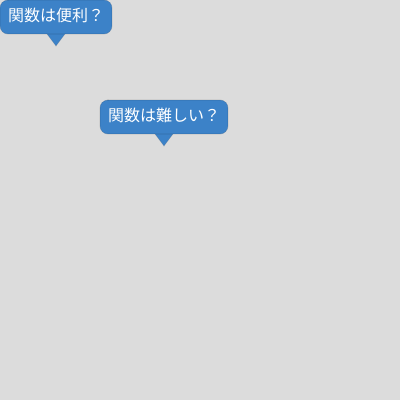
Frame 1 (no input)
Frame 60 (no input): identical to frame 1, image omitted
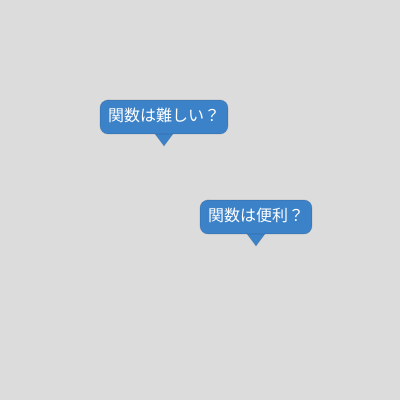
Frame 120 (the mouse pressed at the canvas centre since frame 60)

The p5.js sketch that drew these frames (run headless with seeded random() and noise() and a simulated clock; from frame 60 on, the mouse is pressed at the canvas centre):

// p5.js sketch
// ── sketch.js
// 吹き出し
function setup(){
  createCanvas(400, 400);
  textSize(16);
}

function draw(){
  background(220);
  balloon("関数は難しい？", 100, 100);
  balloon("関数は便利？", mouseX, mouseY);
}

function balloon(t, x, y){
  const w = textWidth(t); // テキストの幅
  const h = textAscent() + textDescent(); // テキストの高さ
  const p = 8; // 余白の大きさ (padding)
  const radius = 8; // 角丸の半径

  push();

  // 背景（角丸矩形）
  noStroke();
  fill(60, 130, 200); // 吹き出しの背景色（お好みで変更可）
  rect(x, y, w + p * 2, h + p * 2, radius);

  // しっぽ（三角形）：下中央から伸ばす
  // 三角形の幅と高さ
  const tailW = 18;
  const tailH = 12;
  const cx = x + (w + p * 2) / 2; // 吹き出し下辺の中央 x 座標
  const tailTopY = y + h + p * 2; // 吹き出し下辺の y 座標

  // 三角形を背景色で描く（矩形と同じ色にする）
  triangle(cx - tailW/2, tailTopY, cx + tailW/2, tailTopY, cx, tailTopY + tailH);

  // optional: 枠線を付けたいときはここで描画（薄い黒）
  stroke(0, 30);
  strokeWeight(1);
  noFill();
  // 矩形の枠
  rect(x, y, w + p * 2, h + p * 2, radius);
  // しっぽの枠（パスで描く）
  line(cx - tailW/2, tailTopY, cx, tailTopY + tailH);
  line(cx + tailW/2, tailTopY, cx, tailTopY + tailH);

  // テキストを描く
  noStroke();
  fill(255); // 文字色（背景に対して見やすい白）
  textAlign(LEFT, CENTER);
  text(t, x + p, y + h / 2 + p);

  pop();
}
